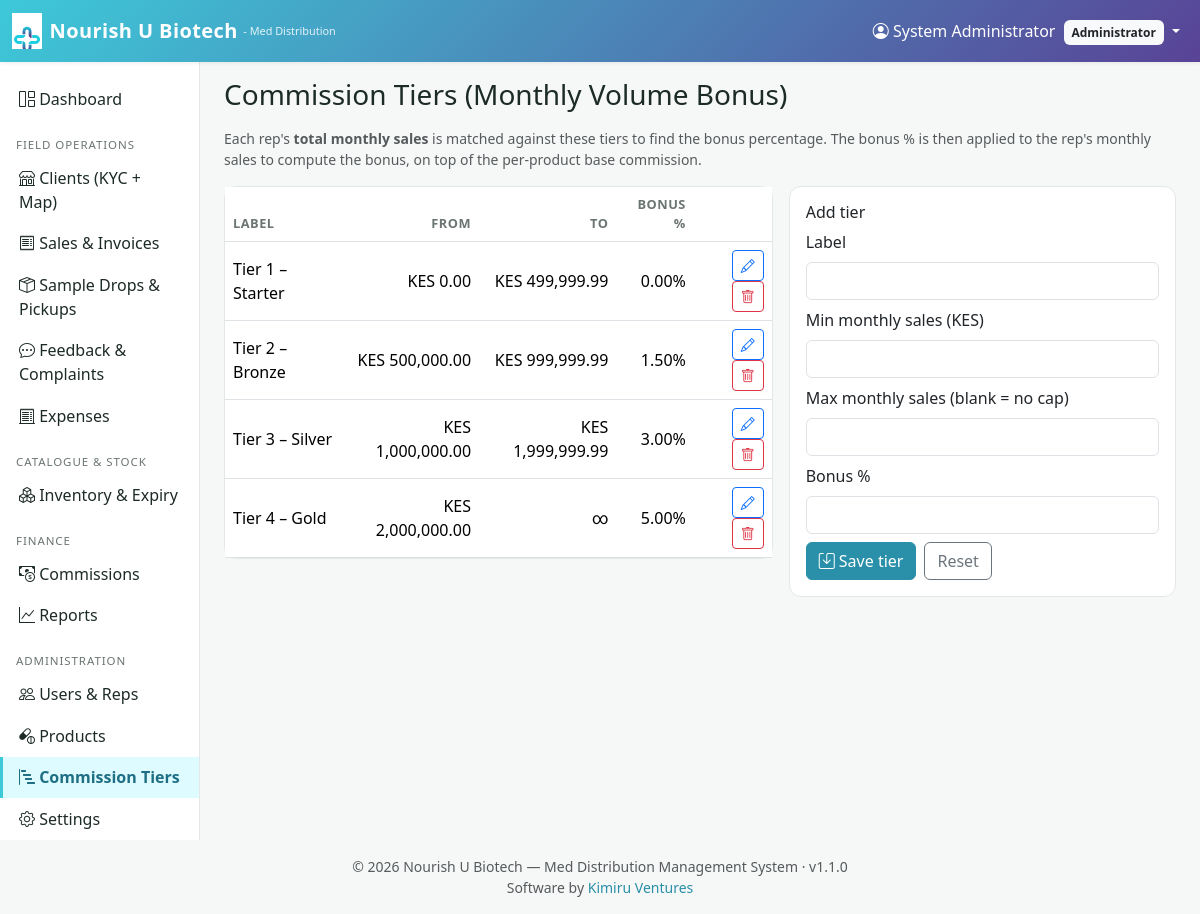
/admin/tiers.php (signed in), run on the app's committed database.
### tables this page shows
CREATE TABLE commission_tiers (
    id          INT UNSIGNED  AUTO_INCREMENT PRIMARY KEY,
    label       VARCHAR(80)   NOT NULL,
    min_amount  DECIMAL(14,2) NOT NULL DEFAULT 0,
    max_amount  DECIMAL(14,2) NULL COMMENT 'NULL = no upper cap',
    bonus_pct   DECIMAL(5,2)  NOT NULL DEFAULT 0,
    created_at  DATETIME      NOT NULL DEFAULT CURRENT_TIMESTAMP
);

### includes/functions.php (called while the page is built, shortened)
<?php
function e(?string $s): string {
    return htmlspecialchars($s ?? '', ENT_QUOTES | ENT_SUBSTITUTE, 'UTF-8');
}
function money($v): string {
    return APP_CURRENCY . ' ' . number_format((float)$v, 2);
}

### admin/tiers.php (the view, shortened to what this page needs)
<?php
require_once __DIR__ . '/../config/config.php';
$tiers = $pdo->query("SELECT * FROM commission_tiers ORDER BY min_amount")->fetchAll();
require __DIR__ . '/../includes/header.php';
?>
<h3 class="mb-3">Commission Tiers (Monthly Volume Bonus)</h3>
<p class="text-muted small">
  Each rep's <strong>total monthly sales</strong> is matched against these tiers to find the bonus percentage.
  The bonus % is then applied to the rep's monthly sales to compute the bonus, on top of the per-product base commission.
</p>
<div class="row g-3">
  <div class="col-lg-7">
    <div class="card"><div class="table-responsive"><table class="table table-clean mb-0">
    <thead><tr><th>Label</th><th class="text-end">From</th><th class="text-end">To</th><th class="text-end">Bonus %</th><th></th></tr></thead>
    <tbody>
    <?php foreach ($tiers as $t): ?>
      <tr>
        <td><?= e($t['label']) ?></td>
        <td class="text-end"><?= money($t['min_amount']) ?></td>
        <td class="text-end"><?= $t['max_amount']===null ? '∞' : money($t['max_amount']) ?></td>
        <td class="text-end"><?= e($t['bonus_pct']) ?>%</td>
        <td class="text-end">
          <button class="btn btn-sm btn-outline-primary" type="button"
                  onclick='loadTier(<?= json_encode($t) ?>)'><i class="bi bi-pencil"></i></button>
          <form method="post" class="d-inline" onsubmit="return confirm('Delete tier?');">
            <button class="btn btn-sm btn-outline-danger"><i class="bi bi-trash"></i></button>
          </form>
        </td>
      </tr>
    <?php endforeach; ?>
    </tbody></table></div></div>
  </div>
  <div class="col-lg-5">
    <div class="card p-3">
      <h6 id="form-heading">Add tier</h6>
      <form method="post" id="tierForm">
        <div class="mb-2"><label class="form-label">Label</label>
          <input class="form-control" name="label" id="f_label" required></div>
        <div class="mb-2"><label class="form-label">Min monthly sales (<?= e(APP_CURRENCY) ?>)</label>
          <input class="form-control" type="number" min="0" step="0.01" name="min_amount" id="f_min" required></div>
        <div class="mb-2"><label class="form-label">Max monthly sales (blank = no cap)</label>
          <input class="form-control" type="number" min="0" step="0.01" name="max_amount" id="f_max"></div>
        <div class="mb-2"><label class="form-label">Bonus %</label>
          <input class="form-control" type="number" min="0" step="0.01" name="bonus_pct" id="f_bonus" required></div>
        <div class="d-flex gap-2">
          <button class="btn btn-primary"><i class="bi bi-save"></i> Save tier</button>
          <button class="btn btn-outline-secondary" type="button" onclick="resetForm()">Reset</button>
        </div>
      </form>
    </div>
  </div>
</div>
<?php require __DIR__ . '/../includes/footer.php'; ?>

### assets/css/style.css (style rules this page uses)
:root { --nu-primary: #2a8fa8; --nu-primary-d: #1e6e84; --nu-cyan: #3dc9d9; --nu-purple: #594396; --nu-purple-d: #3f2f6c; --nu-accent: #f4a300; --nu-bg: #f6f8f7; --nu-text: #1d2b27; --nu-muted: #6b7572; --nu-card: #ffffff; --nu-border: #e3e8e6; --nu-grad: linear-gradient(135deg, var(--nu-cyan) 0%, var(--nu-purple) 100%); }
body { background: var(--nu-bg); color: var(--nu-text); font-family: 'Segoe UI', Roboto, system-ui, sans-serif; }
.btn-primary { background: var(--nu-primary); border-color: var(--nu-primary); }
.card { border: 1px solid var(--nu-border); border-radius: 12px; }
table.table-clean th { font-size: .8rem; color: var(--nu-muted); text-transform: uppercase; letter-spacing: .04em; }
table.table-clean td { vertical-align: middle; }
.table-responsive { -webkit-overflow-scrolling: touch; }

### data on the page
commission_tiers: label "Tier 1 – Starter", min_amount "KES 0.00", max_amount "KES 499,999.99", bonus_pct "0.00"
commission_tiers: label "Tier 2 – Bronze", min_amount "KES 500,000.00", max_amount "KES 999,999.99", bonus_pct "1.50"
commission_tiers: label "Tier 3 – Silver", min_amount "KES 1,000,000.00", max_amount "KES 1,999,999.99", bonus_pct "3.00"
commission_tiers: label "Tier 4 – Gold", min_amount "KES 2,000,000.00", bonus_pct "5.00"

### other printed values
$u['name'] "System Administrator"
role_label($u['role']) "Administrator"
APP_CURRENCY "KES"
APP_NAME "Nourish U Biotech"
APP_TAGLINE "Med Distribution Management System"
APP_VERSION "1.1.0"
